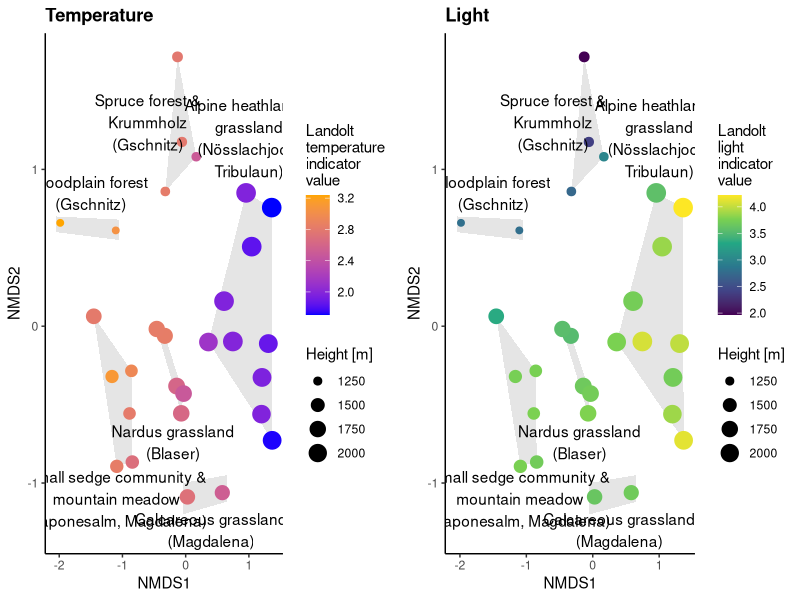
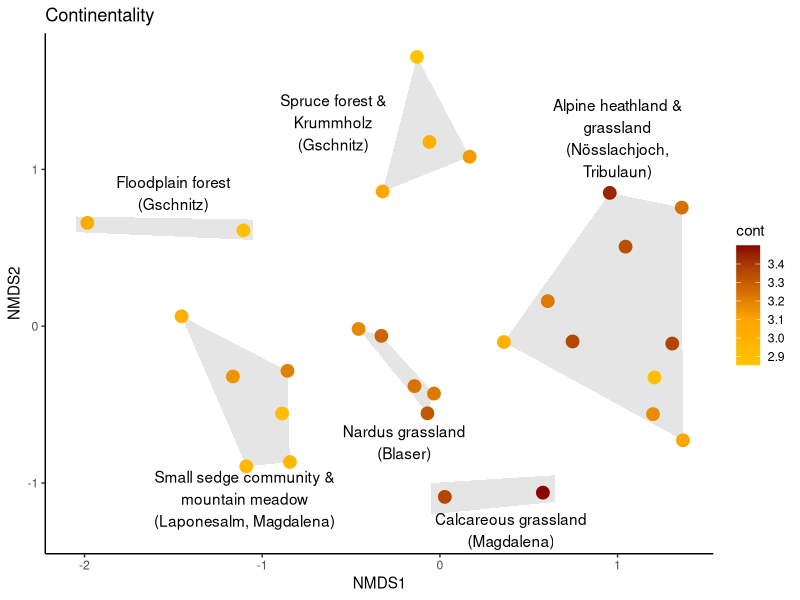
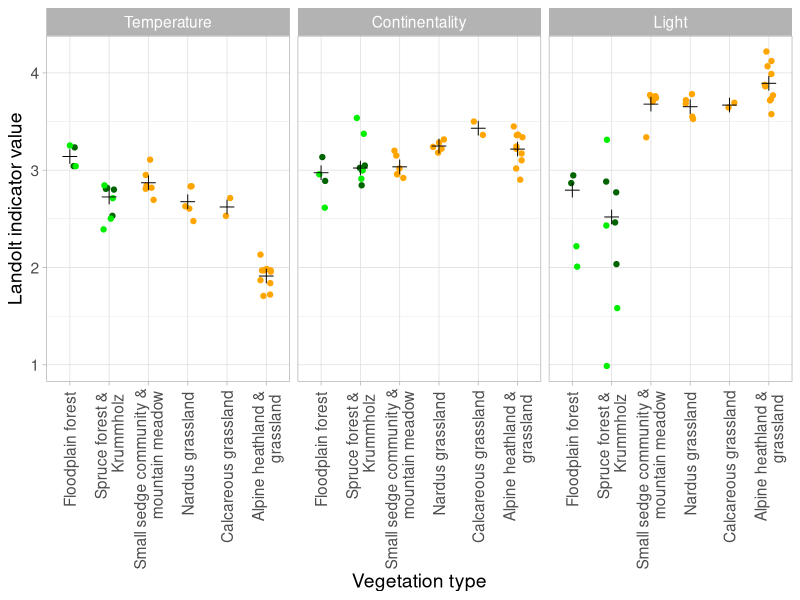
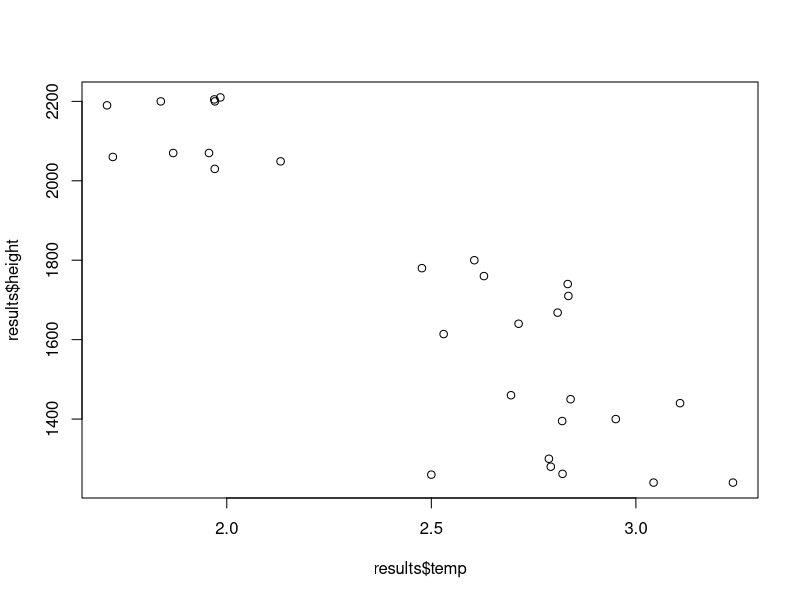
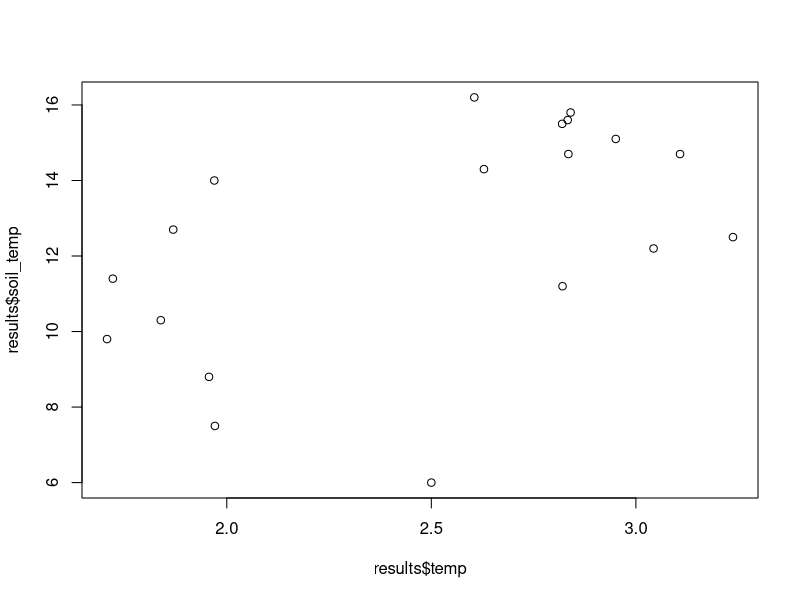
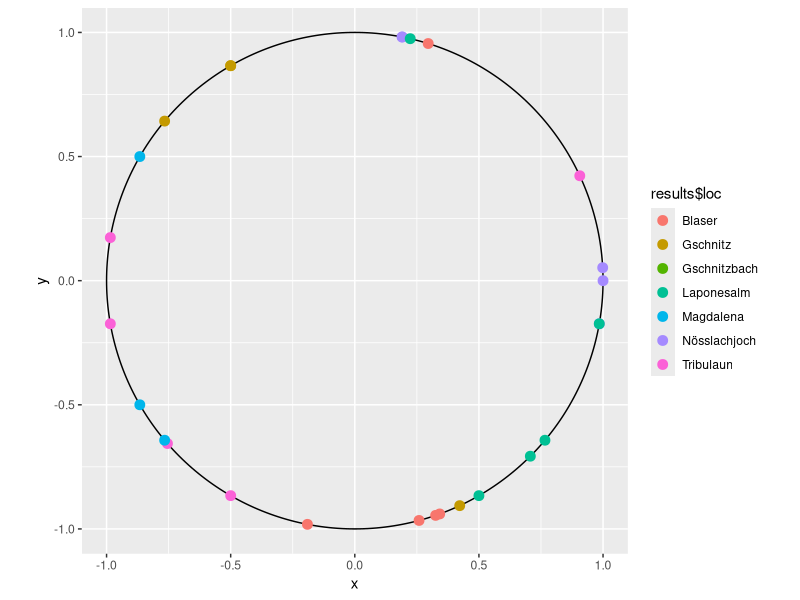
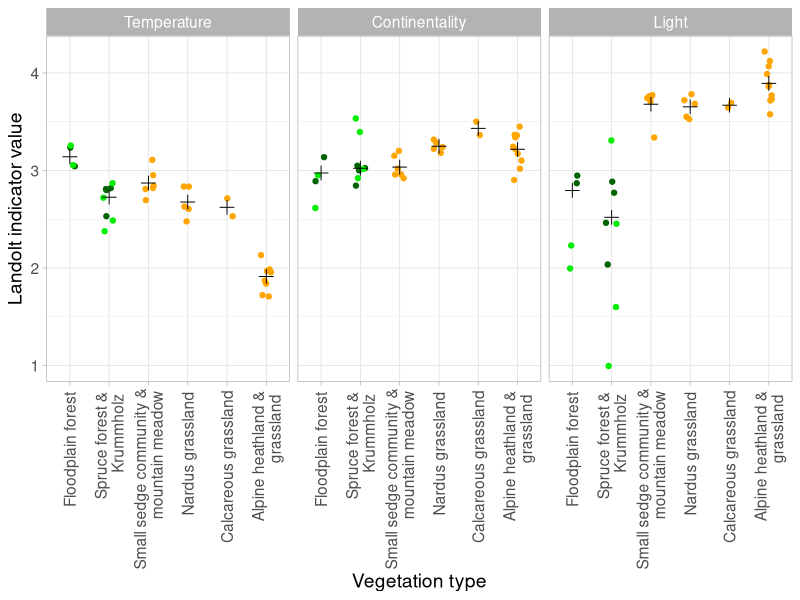

Recreate these plots in R, in order. (Note: this script raises an error after producing the figures.)
library(dplyr)
library(ggplot2)

# Read data ---------------------------------------------------------------
species_data <- readr::read_delim("data/species_data.csv",
                                  delim = "\t")

header_data <- readr::read_delim(
  "data/header_data.csv",
  delim = "\t",
  escape_backslash = F,
  escape_double = F
)


# Convert species data into numeric values --------------------------------
old_table <- species_data[, 1:31]
converted_table <- old_table

converted_table[old_table == 'r' | old_table == 'r '] <- '1'
converted_table[old_table == '+' | old_table == '+ '] <- '2'
converted_table[old_table == '1'] <- '3'
converted_table[old_table == '2'] <- '4'
converted_table[old_table == '3'] <- '5'
converted_table[old_table == '4'] <- '6'
converted_table[old_table == '5'] <- '7'
converted_table[old_table == 'p'] <- '2.5'

converted_table[, 3:31] <-
  sapply(converted_table[, 3:31], as.numeric)
species_data[, 1:31] <- converted_table
rm(old_table, converted_table)



# Calculate indicator values per plot -------------------------------------
landolt <- species_data[, c(1, 2, 32:34)]
data <- species_data[, 3:31]
temp <-
  colSums(data * landolt$temp, na.rm = T) / colSums(data[!is.na(landolt$temp),],
                                                    na.rm = T)
cont <-
  colSums(data *  landolt$cont, na.rm = T) / colSums(data[!is.na(landolt$cont), ], 
                                                     na.rm = T)
light <-
  colSums(data *  landolt$light, na.rm = T) / colSums(data[!is.na(landolt$light), ], 
                                                      na.rm = T)

results <-
  data.frame(orig_num = 1:29, temp, cont, light) %>%
  inner_join(header_data) %>%
  arrange(num) %>%
  as_tibble()

# exposition
results[results$exposition == '-', 'exposition'] <- NA
results$exposition <- as.numeric(results$exposition)

# soil temperature
results[results$soil_temp == "?", 'soil_temp'] <- NA
results$soil_temp <- as.numeric(results$soil_temp)

results
rm(cont, light, temp, data, landolt)


# Calculate forest indicator values ---------------------------------------


### Tree / shrub layer
landolt <- species_data[, c(1, 2, 32:34)]

data <- species_data[, 3:31]
data[!species_data$layer  %in% c('S', 'T'),] <- NA

temp <-
  colSums(data * landolt$temp, na.rm = T) / colSums(data[!is.na(landolt$temp), ], 
                                                    na.rm = T)
cont <-
  colSums(data *  landolt$cont, na.rm = T) / colSums(data[!is.na(landolt$cont), ], 
                                                     na.rm = T)
light <-
  colSums(data *  landolt$light, na.rm = T) / colSums(data[!is.na(landolt$light), ], 
                                                      na.rm = T)

results_tree_shrub <-
  data.frame(orig_num = 1:29, temp, cont, light) %>%
  inner_join(header_data) %>%
  arrange(num) %>%
  filter(type == 'Forest') %>%
  as_tibble()

results_tree_shrub
rm(cont, light, temp, data, landolt)


## all other layers

landolt <- species_data[, c(1, 2, 32:34)]

data <- species_data[, 3:31]
data[species_data$layer  %in% c('S', 'T'),] <- NA

temp <-
  colSums(data * landolt$temp, na.rm = T) / colSums(data[!is.na(landolt$temp), ], 
                                                    na.rm = T)
cont <-
  colSums(data *  landolt$cont, na.rm = T) / colSums(data[!is.na(landolt$cont), ], 
                                                     na.rm = T)
light <-
  colSums(data *  landolt$light, na.rm = T) / colSums(data[!is.na(landolt$light), ], 
                                                      na.rm = T)

results_herb <-
  data.frame(orig_num = 1:29, temp, cont, light) %>%
  inner_join(header_data) %>%
  arrange(num) %>%
  filter(type == 'Forest') %>%
  as_tibble()

rm(cont, light, temp, data, landolt)


# Calculate NMDS ----------------------------------------------------------
nmds_data <-
  species_data %>%
  select(-temp,-cont,-light) %>%
  mutate(name = paste(layer, species, sep = '_')) %>%
  select(-layer,-species) %>%
  as.data.frame()

rownames(nmds_data) <- nmds_data$name
nmds_data$name <- NULL

nmds_data[is.na(nmds_data)] <- 0
nmds_data <- nmds_data[!rowSums(nmds_data) == 0, ]

nmds_data_t <- data.table::transpose(nmds_data)
colnames(nmds_data_t) <- rownames(nmds_data)
rownames(nmds_data_t) <- colnames(nmds_data)

nmds1 <- vegan::metaMDS(nmds_data_t)


# Plot NMDS ---------------------------------------------------------------

nmds_plotting_data <-
  as.data.frame(nmds1$points) %>%
  mutate(orig_num = as.numeric(row.names(nmds1$points))) %>%
  inner_join(results) %>%
  as_tibble()


############## polygons



polygon_floodplain <-
  data.frame(x = c(-2.05,-2.05,-1.05,-1.05),
             y = c(0.6, 0.7, 0.68, 0.55))

polygon_magd <- data.frame(x = c(-0.05,-0.05, 0.65, 0.65),
                           y = c(-1.2,-1,-0.95,-1.12))

forest <-
  filter(nmds_plotting_data,
         own_veg_type == 'Spruce forest &\\nKrummholz')
forest <- forest[chull(forest[, 1:2]), ]
polygon_forest <- data.frame(x = forest$MDS1,
                             y = forest$MDS2)

alpine_grass <-
  filter(nmds_plotting_data,
         own_veg_type == 'Alpine heathland &\\ngrassland')
alpine_grass <- alpine_grass[chull(alpine_grass[, 1:2]),]
polygon_alpine_grass <- data.frame(x = alpine_grass$MDS1,
                                   y = alpine_grass$MDS2)

nardus <-
  filter(nmds_plotting_data, own_veg_type == 'Nardus grassland')
nardus <-  nardus[chull(nardus[, 1:2]),]
polygon_blaser <- data.frame(x = nardus$MDS1,
                             y = nardus$MDS2)

small_sedge <-
  filter(nmds_plotting_data,
         own_veg_type == 'Small sedge community &\\nmountain meadow')
small_sedge <- small_sedge[chull(small_sedge[, 1:2]),]
polygon_laponesalm <- data.frame(x = small_sedge$MDS1,
                                 y = small_sedge$MDS2)
############## end of polygons

text_data <- data.frame(
  x = c(-0.6, -1.5, 1, 0.4,-0.2,-1.1),
  y = c(1.3, 0.85,  1.2,-1.3,-0.74,-1.1),
  label = c(
    'Spruce forest &\nKrummholz\n(Gschnitz)',
    'Floodplain forest\n(Gschnitz)',
    'Alpine heathland &\ngrassland\n(Nösslachjoch,\nTribulaun)',
    'Calcareous grassland\n(Magdalena)',
    'Nardus grassland\n(Blaser)',
    'Small sedge community &\nmountain meadow\n(Laponesalm, Magdalena)'
  )
)

pol_alpha <- 0.1
p1 <-
  nmds_plotting_data %>%
  ggplot() +
  geom_polygon(data = polygon_floodplain,
               aes(x = x, y = y),
               alpha = pol_alpha,
               fill = 1) +
  geom_polygon(data = polygon_forest,
               aes(x = x, y = y),
               alpha = pol_alpha,
               fill = 1) +
  geom_polygon(data = polygon_alpine_grass,
               aes(x = x, y = y),
               alpha = pol_alpha,
               fill = 1) +
  geom_polygon(data = polygon_magd,
               aes(x = x, y = y),
               alpha = pol_alpha,
               fill = 1) +
  geom_polygon(data = polygon_blaser,
               aes(x = x, y = y),
               alpha = pol_alpha,
               fill = 1) +
  geom_polygon(data = polygon_laponesalm,
               aes(x = x, y = y),
               alpha = pol_alpha,
               fill = 1) +
  geom_point(aes(
    x = MDS1,
    y = MDS2,
    color = temp,
    size = height
  )) +
  scale_color_gradient(name = 'Landolt\ntemperature\nindicator\nvalue',
                       low = 'blue', high = 'orange') +
  scale_size_continuous(name = 'Height [m]',
                        range = c(2, 6)) +
  guides(shape = guide_legend(override.aes = list(size = 3.5))) +
  geom_text(data = text_data, aes(x = x, y = y, label = label)) +
  labs(title = 'Temperature',
       y = 'NMDS2',
       x = 'NMDS1') +
  theme_classic() +
  theme(plot.title = element_text(face = "bold"))


p2 <-
  nmds_plotting_data %>%
  ggplot() +
  geom_polygon(data = polygon_floodplain,
               aes(x = x, y = y),
               alpha = pol_alpha,
               fill = 1) +
  geom_polygon(data = polygon_forest,
               aes(x = x, y = y),
               alpha = pol_alpha,
               fill = 1) +
  geom_polygon(data = polygon_alpine_grass,
               aes(x = x, y = y),
               alpha = pol_alpha,
               fill = 1) +
  geom_polygon(data = polygon_magd,
               aes(x = x, y = y),
               alpha = pol_alpha,
               fill = 1) +
  geom_polygon(data = polygon_blaser,
               aes(x = x, y = y),
               alpha = pol_alpha,
               fill = 1) +
  geom_polygon(data = polygon_laponesalm,
               aes(x = x, y = y),
               alpha = pol_alpha,
               fill = 1) +
  geom_point(aes(
    x = MDS1,
    y = MDS2,
    color = light,
    size = height
  )) +
  scale_color_viridis_c(name = 'Landolt\nlight\nindicator\nvalue') +
  scale_size_continuous(name = 'Height [m]',
                        range = c(2, 6)) +
  geom_text(data = text_data, aes(x = x, y = y, label = label)) +
  labs(title = 'Light',
       y = 'NMDS2',
       x = 'NMDS1') +
  guides(colour = guide_colourbar(order = 1),
         size = guide_legend(order = 2)) +
  theme_classic() +
  theme(plot.title = element_text(face = "bold"))


combi_plot <- gridExtra::grid.arrange(p1, p2, nrow = 1)
ggsave(
  'results/nmds.png',
  combi_plot,
  dpi = 600,
  width = 13,
  height = 6
)


# for continentality
nmds_plotting_data %>%
  ggplot() +
  geom_polygon(data = polygon_floodplain,
               aes(x = x, y = y),
               alpha = pol_alpha,
               fill = 1) +
  geom_polygon(data = polygon_forest,
               aes(x = x, y = y),
               alpha = pol_alpha,
               fill = 1) +
  geom_polygon(data = polygon_alpine_grass,
               aes(x = x, y = y),
               alpha = pol_alpha,
               fill = 1) +
  geom_polygon(data = polygon_magd,
               aes(x = x, y = y),
               alpha = pol_alpha,
               fill = 1) +
  geom_polygon(data = polygon_blaser,
               aes(x = x, y = y),
               alpha = pol_alpha,
               fill = 1) +
  geom_polygon(data = polygon_laponesalm,
               aes(x = x, y = y),
               alpha = pol_alpha,
               fill = 1) +
  geom_point(aes(x = MDS1, y = MDS2,
                 color = cont), size = 4) +
  scale_color_gradient2(
    low = 'gold1',
    mid = 'orange',
    high = 'red4',
    midpoint = 3.1
  ) +
  guides(shape = guide_legend(override.aes = list(size = 3.5))) +
  #geom_text(aes(x=MDS1, y = MDS2 + 0.08, label=Num))+
  geom_text(data = text_data, aes(x = x, y = y, label = label)) +
  labs(title = 'Continentality',
       y = 'NMDS2',
       x = 'NMDS1') +
  theme_classic()



# All indicator values in one ---------------------------------------------
mean_plotting_data <- results %>%
  tidyr::pivot_longer(cols = c(temp, cont, light)) %>%
  mutate(
    name = factor(
      name,
      level = c('temp', 'cont', 'light'),
      labels = c('Temperature', 'Continentality', 'Light')
    ),
    veg_type = factor(
      own_veg_num,
      labels = c(
        'Floodplain forest',
        'Spruce forest &\nKrummholz',
        'Small sedge community &\nmountain meadow',
        'Nardus grassland',
        'Calcareous grassland',
        'Alpine heathland &\ngrassland'
      )
    )
  ) %>%
  group_by(veg_type, name) %>%
  summarise(y = mean(value))

herb_plotting <-
  results_herb %>%
  select(temp, cont, light, own_veg_num) %>%
  tidyr::pivot_longer(cols = c(temp, cont, light)) %>%
  mutate(
    name = factor(
      name,
      level = c('temp', 'cont', 'light'),
      labels = c('Temperature', 'Continentality', 'Light')
    ),
    veg_type = factor(
      own_veg_num,
      labels = c('Floodplain forest',
                 'Spruce forest &\nKrummholz')
    )
  )

tree_plotting <-
  results_tree_shrub %>%
  select(temp, cont, light, own_veg_num) %>%
  tidyr::pivot_longer(cols = c(temp, cont, light)) %>%
  mutate(
    name = factor(
      name,
      level = c('temp', 'cont', 'light'),
      labels = c('Temperature', 'Continentality', 'Light')
    ),
    veg_type = factor(
      own_veg_num,
      labels = c('Floodplain forest',
                 'Spruce forest &\nKrummholz')
    )
  )

plotting_data <-
  results %>%
  select(temp, cont, light, own_veg_num) %>%
  tidyr::pivot_longer(cols = c(temp, cont, light)) %>%
  mutate(
    name = factor(
      name,
      level = c('temp', 'cont', 'light'),
      labels = c('Temperature', 'Continentality', 'Light')
    ),
    veg_type = factor(
      own_veg_num,
      labels = c(
        'Floodplain forest',
        'Spruce forest &\nKrummholz',
        'Small sedge community &\nmountain meadow',
        'Nardus grassland',
        'Calcareous grassland',
        'Alpine heathland &\ngrassland'
      )
    )
  ) %>%
  filter(!own_veg_num %in% 1:2)

ggplot() +
  geom_point(
    data = mean_plotting_data,
    aes(veg_type, y),
    shape = 3,
    size = 3,
    col = 'white'
  ) +
  geom_jitter(
    data = plotting_data,
    aes(veg_type, value),
    width = 0.15,
    size = 1.5,
    col = 'orange'
  ) +
  geom_jitter(data = herb_plotting,
              aes(veg_type, value),
              width = 0.15,
              col = 'darkgreen') +
  geom_jitter(data = tree_plotting,
              aes(veg_type, value),
              width = 0.15,
              col = 'green2') +
  geom_point(
    data = mean_plotting_data,
    aes(veg_type, y),
    shape = 3,
    size = 3,
    col = 'black'
  ) +
  facet_wrap(vars(name)) +
  labs(x = 'Vegetation type', y = 'Landolt indicator value') +
  theme_light() +
  theme(axis.text.x = element_text(
    angle = 90,
    hjust = 0.95,
    vjust = 0.5
  ),
  text = element_text(size = 14))
ggsave('results/indicator_values.png',
       width = 8,
       height = 6)


# Temperature -------------------------------------------------------------

######  Temperature ~ Height
plot(results$temp, results$height)
cor.test(results$temp, results$height, method = 'spearman')

######  Temperature ~ Soil temperature
plot(results$temp, results$soil_temp)
cor.test(results$temp, results$soil_temp, method = 'spearman')

###### Temperature ~ Exposition
x <- sin(pi * 2 * results$exposition / 360)

y <- cos(pi * 2 * results$exposition / 360)


# quality check
ggplot() +
  ggforce::geom_circle(aes(x0 = 0, y0 = 0, r = 1)) +
  geom_point(aes(x = x, y = y, color = results$loc), size = 3) +
  coord_fixed()

exposition_df <- results %>%
  select(loc, exposition, inclination, temp, soil_temp, light) %>%
  tidyr::drop_na(exposition, inclination) %>%
  #filter(inclination >= 10) %>%
  mutate(exposition_checked = exposition) %>%
  
  # strange Blaser exposition
  mutate(exposition_checked = replace(exposition_checked,
                                      exposition == 17.2,
                                      mean(c(160, 165, 191, 161)))) %>%
  
  # strange Tribulaun exposition
  mutate(exposition_checked = replace(exposition_checked,
                                      exposition == 65,
                                      mean(c(210, 229, 260, 280)))) %>%
  
  # strange Laponesalm exposition
  mutate(exposition_checked = replace(exposition_checked,
                                      exposition == 12.9,
                                      mean(c(150, 135, 130, 100))))


x <- radius * sin(pi * 2 * exposition_df$exposition_checked / 360)
y <- radius * cos(pi * 2 * exposition_df$exposition_checked / 360)

ggplot() +
  ggforce::geom_circle(aes(x0 = 0, y0 = 0, r = 1)) +
  geom_point(aes(x = x, y = y, color = exposition_df$loc), size = 3) +
  coord_fixed()

exposition_df <-
  exposition_df %>%
  mutate(
    dist_to_360 = 360 - exposition_checked,
    dist_to_n = pmin(exposition_checked, dist_to_360)
  )

# Distance to north ~ soil temperature
plot(exposition_df$dist_to_n, exposition_df$soil_temp)
cor.test(exposition_df$dist_to_n, exposition_df$soil_temp, method = 'spearman')

# Distance to north ~ temperature
plot(exposition_df$dist_to_n, exposition_df$temp)
cor.test(exposition_df$dist_to_n, exposition_df$temp, method = 'spearman')


# Light -------------------------------------------------------------------

###### Light ~ type(open/forest)
results %>%
  select(light, type) %>%
  rstatix::t_test(light ~ type)


###### Light ~ height
# everything
plot(results$light, results$height)
cor.test(results$light, results$height, method = 'spearman')

# only open
results %>%
  select(height, type, light) %>%
  filter(type == 'Open') %>%
  rstatix::cor_test(light, height, method = 'spearman')

results %>%
  select(height, type, light, loc) %>%
  filter(type == 'Open') %>%
  ggplot() +
  geom_point(aes(x = height, y = light, col = loc))
# --> increasing variance

# Exposition ~ light
#exposition_df %>%
#  rstatix::cor_test(light, dist_to_n, method='s')


# Continentality ----------------------------------------------------------

###### Continentality ~ height
results %>%
  select(loc, height, cont) %>%
  rstatix::cor_test(cont, height, method = 'spearman')

results %>%
  select(loc, height, cont) %>%
  ggplot() +
  geom_point(aes(x = height, y = cont, col = loc))


# NMDS --------------------------------------------------------------------

###### Temperature
# first axis
nmds_plotting_data %>%
  rstatix::cor_test(MDS1, temp, method = 'spearman')

nmds_plotting_data %>%
  ggplot() +
  geom_point(aes(MDS1, temp))

# second axis
nmds_plotting_data %>%
  rstatix::cor_test(MDS2, temp, method = 'spearman')

nmds_plotting_data %>%
  ggplot() +
  geom_point(aes(MDS2, temp))

###### Light
# first axis
nmds_plotting_data %>%
  rstatix::cor_test(MDS1, light, method = 'spearman')

nmds_plotting_data %>%
  ggplot() +
  geom_point(aes(MDS1, light))

# second axis
nmds_plotting_data %>%
  rstatix::cor_test(MDS2, light, method = 'spearman')

nmds_plotting_data %>%
  ggplot() +
  geom_point(aes(MDS2, light))

###### Continentality
# first axis
nmds_plotting_data %>%
  rstatix::cor_test(MDS1, cont, method = 'spearman')

nmds_plotting_data %>%
  ggplot() +
  geom_point(aes(MDS1, cont))

# second axis
nmds_plotting_data %>%
  rstatix::cor_test(MDS2, cont, method = 'spearman')

nmds_plotting_data %>%
  ggplot() +
  geom_point(aes(MDS2, cont))

###### Height
# first axis
nmds_plotting_data %>%
  rstatix::cor_test(MDS1, height, method = 'spearman')

nmds_plotting_data %>%
  ggplot() +
  geom_point(aes(MDS1, height))

# second axis
nmds_plotting_data %>%
  rstatix::cor_test(MDS2, height, method = 'spearman')

nmds_plotting_data %>%
  ggplot() +
  geom_point(aes(MDS2, height))

###### Exposition
# first axis
nmds_plotting_data %>%
  left_join(exposition_df) %>%
  select(MDS1, MDS2, dist_to_n) %>%
  rstatix::cor_test(MDS1, dist_to_n, method = 's')

nmds_plotting_data %>%
  left_join(exposition_df) %>%
  select(MDS1, MDS2, dist_to_n) %>%
  ggplot() +
  geom_point(aes(MDS1, dist_to_n))

# second axis
nmds_plotting_data %>%
  left_join(exposition_df) %>%
  select(MDS1, MDS2, dist_to_n) %>%
  rstatix::cor_test(MDS2, dist_to_n, method = 's')

nmds_plotting_data %>%
  left_join(exposition_df) %>%
  select(MDS1, MDS2, dist_to_n) %>%
  ggplot() +
  geom_point(aes(MDS2, dist_to_n))

nmds_plotting_data %>%
  left_join(exposition_df) %>%
  ggplot() +
  geom_polygon(data = polygon_floodplain,
               aes(x = x, y = y),
               alpha = pol_alpha,
               fill = 1) +
  geom_polygon(data = polygon_forest,
               aes(x = x, y = y),
               alpha = pol_alpha,
               fill = 1) +
  geom_polygon(data = polygon_alpine_grass,
               aes(x = x, y = y),
               alpha = pol_alpha,
               fill = 1) +
  geom_polygon(data = polygon_magd,
               aes(x = x, y = y),
               alpha = pol_alpha,
               fill = 1) +
  geom_polygon(data = polygon_blaser,
               aes(x = x, y = y),
               alpha = pol_alpha,
               fill = 1) +
  geom_polygon(data = polygon_laponesalm,
               aes(x = x, y = y),
               alpha = pol_alpha,
               fill = 1) +
  geom_point(aes(x = MDS1, y = MDS2,
                 color = dist_to_n), size = 4) +
  scale_color_gradient2(
    'Expo',
    low = 'gold1',
    mid = 'orange',
    high = 'red4',
    midpoint = 80
  ) +
  guides(shape = guide_legend(override.aes = list(size = 3.5))) +
  #geom_text(aes(x=MDS1, y = MDS2 + 0.08, label=Num))+
  geom_text(data = text_data, aes(x = x, y = y, label = label)) +
  labs(title = 'Exposition',
       y = 'NMDS2',
       x = 'NMDS1') +
  theme_classic()

###### soil_temp

# first axis
nmds_plotting_data %>%
  rstatix::cor_test(MDS1, soil_temp, method = 'spearman')

nmds_plotting_data %>%
  ggplot() +
  geom_point(aes(MDS1, soil_temp))

# second axis
nmds_plotting_data %>%
  rstatix::cor_test(MDS2, soil_temp, method = 'spearman')

nmds_plotting_data %>%
  ggplot() +
  geom_point(aes(MDS2, soil_temp))

nmds_plotting_data %>%
  left_join(exposition_df) %>%
  ggplot() +
  geom_polygon(data = polygon_floodplain,
               aes(x = x, y = y),
               alpha = pol_alpha,
               fill = 1) +
  geom_polygon(data = polygon_forest,
               aes(x = x, y = y),
               alpha = pol_alpha,
               fill = 1) +
  geom_polygon(data = polygon_alpine_grass,
               aes(x = x, y = y),
               alpha = pol_alpha,
               fill = 1) +
  geom_polygon(data = polygon_magd,
               aes(x = x, y = y),
               alpha = pol_alpha,
               fill = 1) +
  geom_polygon(data = polygon_blaser,
               aes(x = x, y = y),
               alpha = pol_alpha,
               fill = 1) +
  geom_polygon(data = polygon_laponesalm,
               aes(x = x, y = y),
               alpha = pol_alpha,
               fill = 1) +
  geom_point(aes(x = MDS1, y = MDS2,
                 color = soil_temp), size = 4) +
  scale_color_gradient2(
    'Soil temp',
    low = 'gold1',
    mid = 'orange',
    high = 'red4',
    midpoint = 10
  ) +
  guides(shape = guide_legend(override.aes = list(size = 3.5))) +
  #geom_text(aes(x=MDS1, y = MDS2 + 0.08, label=Num))+
  geom_text(data = text_data, aes(x = x, y = y, label = label)) +
  labs(title = 'Soil temperature',
       y = 'NMDS2',
       x = 'NMDS1') +
  theme_classic()
